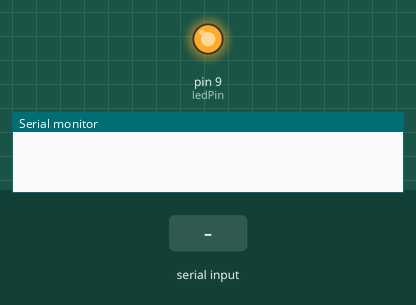
This sketch was run on a simulated Arduino Uno, built with avr-gcc and run on an emulated ATmega328P. Shown: output pins drawn as LEDs (lit = HIGH), the last lines printed to the serial monitor. The test bench sets the inputs (shaded band).

Above: at 1.2 s.
1.3 s: "90,45\n" received over Serial
At 3.4 s:
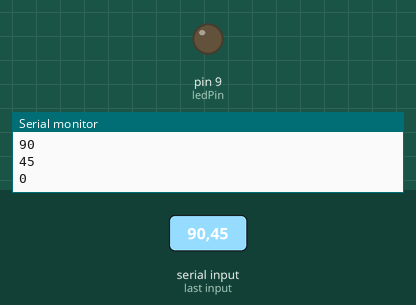
3.8 s: "30,150\n" received over Serial
At 4.5 s:
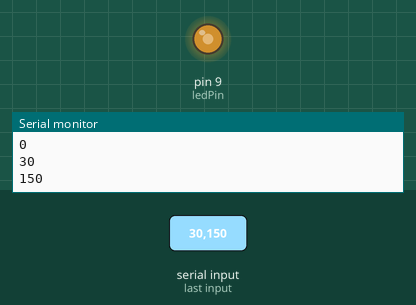
6.3 s: "200\n" received over Serial
At 7.0 s:
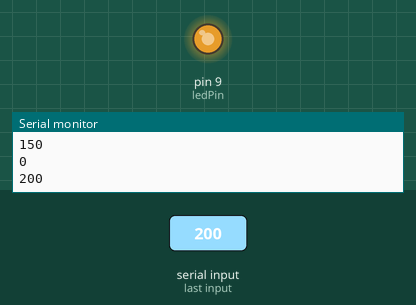
Timing chart, 0 to 9.3 s (numbered marks = the images above; inputs shaded):
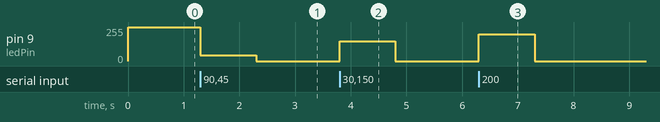

The sketch:

sketch_mar14a.ino
```cpp
// 定义 LED 引脚
const int ledPin = 9;

void setup() {
  // 初始化串口通信
  Serial.begin(115200);

  // 设置 LED 引脚为输出
  pinMode(ledPin, OUTPUT);
  // 将 LED 设置为默认的最低亮度
  analogWrite(ledPin, 255);
}

void loop() {
  if (Serial.available() > 0) {
    // 读取串口输入
    int brightness = Serial.parseInt(); // 解析连续的数据
    Serial.println(brightness);

    // 将亮度值限制在 0 到 255 之间
    brightness = constrain(brightness, 0, 255);

    // 设置 PWM 占空比
    analogWrite(ledPin, brightness);
  }

}
```

Measured:
- after the input at 1.3 s, pin 9 (ledPin): 255/255 → 45/255 at once, → 0/255 1.0 s later
- after the input at 3.8 s, pin 9 (ledPin): 0/255 → 150/255 at once, → 0/255 1.0 s later
- after the input at 6.3 s, pin 9 (ledPin): 0/255 → 200/255 at once, → 0/255 1.0 s later
